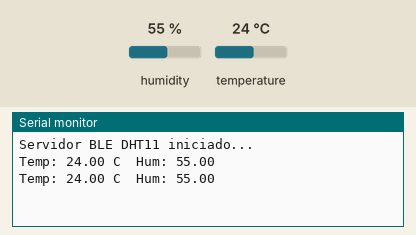
Bench run of a sketch on a simulated ESP32. Shown: the last lines printed to the serial monitor. The test bench sets the inputs (shaded band); at power-on: humidity 55 %, temperature 24 °C. Nothing arrives over Bluetooth unless stated; a phone connects over Bluetooth LE 3 s after start.

Above: at 2.8 s.
2.9 s: humidity set to 22 %
At 5.0 s:
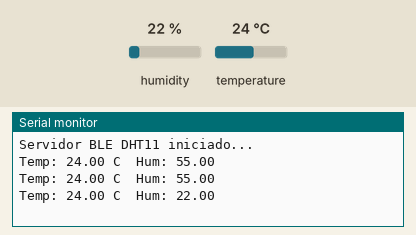
5.6 s: temperature set to 12 °C
At 7.4 s:
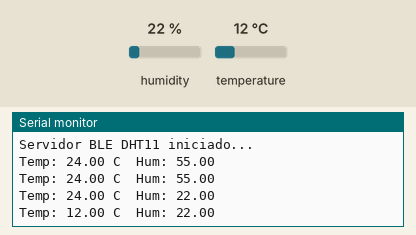
8.3 s: humidity set to 40 %
At 11.0 s:
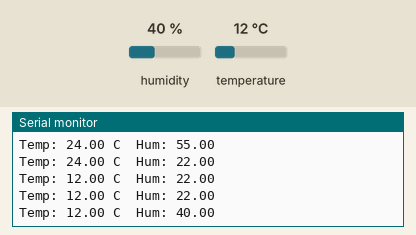
Timing chart, 0 to 12.5 s (numbered marks = the images above; inputs shaded):
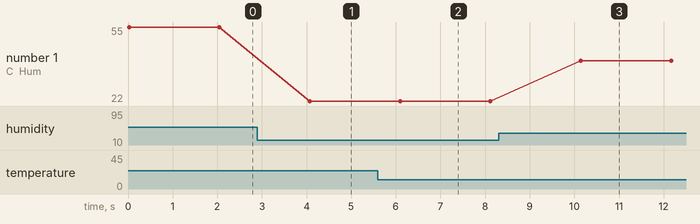

The sketch:

sketch_apr3a.ino
```cpp
#include <BLEDevice.h>
#include <BLEServer.h>
#include <BLEUtils.h>
#include <BLE2902.h>
#include <DHT.h>

#define DHTPIN 4
#define DHTTYPE DHT11
DHT dht(DHTPIN, DHTTYPE);

#define SERVICE_UUID        "a0b1c2d3-e4f5-a6b7-c8d9-e0f1a2b3c4d5"
#define TEMP_CHAR_UUID      "f000aa01-0451-4000-b000-000000000000"
#define HUM_CHAR_UUID       "f000aa02-0451-4000-b000-000000000000"

BLECharacteristic *tempCharacteristic;
BLECharacteristic *humCharacteristic;

void setup() {
  Serial.begin(115200);
  dht.begin();

  BLEDevice::init("ESP32_DHT11");
  BLEServer *pServer = BLEDevice::createServer();
  BLEService *pService = pServer->createService(SERVICE_UUID);

  tempCharacteristic = pService->createCharacteristic(
    TEMP_CHAR_UUID,
    BLECharacteristic::PROPERTY_READ |
    BLECharacteristic::PROPERTY_NOTIFY
  );
  tempCharacteristic->addDescriptor(new BLE2902());

  humCharacteristic = pService->createCharacteristic(
    HUM_CHAR_UUID,
    BLECharacteristic::PROPERTY_READ |
    BLECharacteristic::PROPERTY_NOTIFY
  );
  humCharacteristic->addDescriptor(new BLE2902());

  pService->start();
  BLEAdvertising *pAdvertising = BLEDevice::getAdvertising();
  pAdvertising->start();
  Serial.println("Servidor BLE DHT11 iniciado...");
}

void loop() {
  float temperatura = dht.readTemperature();
  float humedad = dht.readHumidity();

  if (!isnan(temperatura) && !isnan(humedad)) {
    char tempStr[8], humStr[8];
    dtostrf(temperatura, 4, 2, tempStr);
    dtostrf(humedad, 4, 2, humStr);

    tempCharacteristic->setValue((uint8_t*)tempStr, strlen(tempStr));
    tempCharacteristic->notify();

    humCharacteristic->setValue((uint8_t*)humStr, strlen(humStr));
    humCharacteristic->notify();

    Serial.print("Temp: "); Serial.print(tempStr); Serial.print(" C\t");
    Serial.print("Hum: "); Serial.println(humStr);
  } else {
    Serial.println("Error al leer DHT11");
  }

  delay(2000);
}
```

Measured:
- after the input at 2.9 s, the serial monitor: prints a new line after 1.2 s (image 1)
- after the input at 5.6 s, the serial monitor: prints a new line after 0.49 s (image 2)
- after the input at 8.3 s, the serial monitor: prints a new line after 1.8 s (image 3)
- plotted number 1: 55 → 22 after the input at 2.9 s, 22 → 40 after the input at 8.3 s
